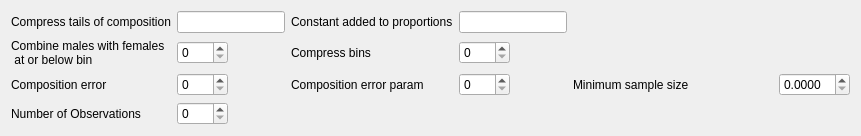
            <widget class="QWidget" name="tab_age">
             <attribute name="title">
              <string>Age</string>
             </attribute>
             <layout class="QVBoxLayout" name="verticalLayout_5">
              <item>
               <layout class="QGridLayout" name="gridLayout_comp_length_2">
                <item row="2" column="2">
                 <spacer name="horizontalSpacer_length_3">
                  <property name="orientation">
                   <enum>Qt::Horizontal</enum>
                  </property>
                  <property name="sizeType">
                   <enum>QSizePolicy::Preferred</enum>
                  </property>
                  <property name="sizeHint" stdset="0">
                   <size>
                    <width>10</width>
                    <height>20</height>
                   </size>
                  </property>
                 </spacer>
                </item>
                <item row="4" column="1">
                 <widget class="QSpinBox" name="spinBox_obs_age_numObs"/>
                </item>
                <item row="1" column="3">
                 <widget class="QLabel" name="label_age_constant">
                  <property name="text">
                   <string>Constant added to proportions</string>
                  </property>
                 </widget>
                </item>
                <item row="1" column="0">
                 <widget class="QLabel" name="label_age_comp_tails">
                  <property name="text">
                   <string>Compress tails of composition</string>
                  </property>
                 </widget>
                </item>
                <item row="1" column="1" colspan="2">
                 <widget class="QLineEdit" name="lineEdit_age_comp_tails"/>
                </item>
                <item row="1" column="6">
                 <spacer name="horizontalSpacer_length_4">
                  <property name="orientation">
                   <enum>Qt::Horizontal</enum>
                  </property>
                  <property name="sizeType">
                   <enum>QSizePolicy::Expanding</enum>
                  </property>
                  <property name="sizeHint" stdset="0">
                   <size>
                    <width>200</width>
                    <height>20</height>
                   </size>
                  </property>
                 </spacer>
                </item>
                <item row="1" column="4" colspan="2">
                 <widget class="QLineEdit" name="lineEdit_age_constant"/>
                </item>
                <item row="2" column="1">
                 <widget class="QSpinBox" name="spinBox_age_combine"/>
                </item>
                <item row="2" column="4">
                 <widget class="QSpinBox" name="spinBox_age_comp_bins">
                  <property name="maximum">
                   <number>1</number>
                  </property>
                 </widget>
                </item>
                <item row="3" column="4">
                 <widget class="QSpinBox" name="spinBox_age_comp_error_parm"/>
                </item>
                <item row="2" column="0">
                 <widget class="QLabel" name="label_age_combine">
                  <property name="text">
                   <string>Combine males with females
 at or below bin</string>
                  </property>
                 </widget>
                </item>
                <item row="2" column="3">
                 <widget class="QLabel" name="label_age_comp_bins">
                  <property name="text">
                   <string>Compress bins</string>
                  </property>
                 </widget>
                </item>
                <item row="3" column="0">
                 <widget class="QLabel" name="label_age_comp_error">
                  <property name="text">
                   <string>Composition error</string>
                  </property>
                 </widget>
                </item>
                <item row="3" column="1">
                 <widget class="QSpinBox" name="spinBox_age_comp_error">
                  <property name="maximum">
                   <number>1</number>
                  </property>
                 </widget>
                </item>
                <item row="3" column="3">
                 <widget class="QLabel" name="label_age_comp_error_parm">
                  <property name="text">
                   <string>Composition error param</string>
                  </property>
                 </widget>
                </item>
                <item row="4" column="0">
                 <widget class="QLabel" name="label_obs_age_numObs">
                  <property name="text">
                   <string>Number of Observations</string>
                  </property>
                 </widget>
                </item>
                <item row="2" column="5">
                 <spacer name="horizontalSpacer_4">
                  <property name="orientation">
                   <enum>Qt::Horizontal</enum>
                  </property>
                  <property name="sizeType">
                   <enum>QSizePolicy::Preferred</enum>
                  </property>
                  <property name="sizeHint" stdset="0">
                   <size>
                    <width>10</width>
                    <height>20</height>
                   </size>
                  </property>
                 </spacer>
                </item>
                <item row="5" column="0" colspan="8">
                 <layout class="QVBoxLayout" name="verticalLayout_age_obs"/>
                </item>
                <item row="3" column="6">
                 <widget class="QLabel" name="label_age_min_sample">
                  <property name="toolTip">
                   <string>1 will mimic 3.24 behavior</string>
                  </property>
                  <property name="text">
                   <string>Minimum sample size</string>
                  </property>
                 </widget>
                </item>
                <item row="3" column="7">
                 <widget class="QDoubleSpinBox" name="doubleSpinBox_age_min_sample">
                  <property name="decimals">
                   <number>4</number>
                  </property>
                 </widget>
                </item>
               </layout>
              </item>
             </layout>
            </widget>
